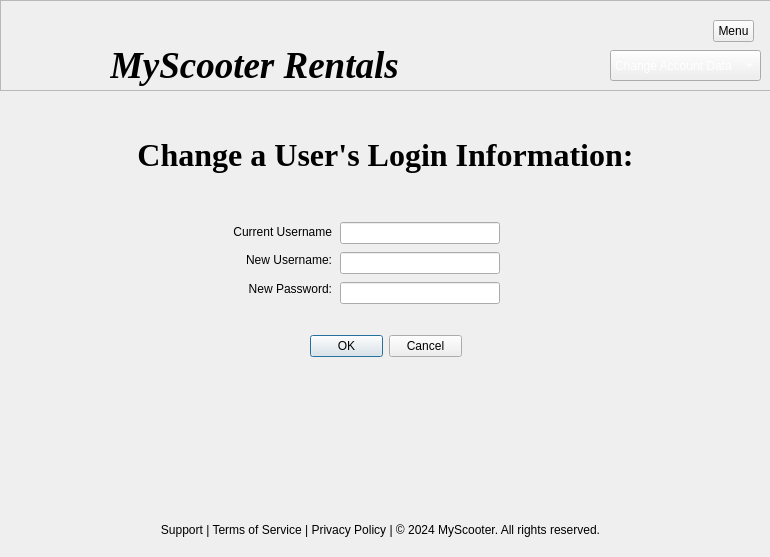
<?xml version="1.0" encoding="UTF-8"?>
<ui version="4.0">
 <class>changeData</class>
 <widget class="QDialog" name="changeData">
  <property name="geometry">
   <rect>
    <x>0</x>
    <y>0</y>
    <width>770</width>
    <height>557</height>
   </rect>
  </property>
  <property name="windowTitle">
   <string>Dialog</string>
  </property>
  <widget class="QWidget" name="verticalLayoutWidget">
   <property name="geometry">
    <rect>
     <x>220</x>
     <y>220</y>
     <width>112</width>
     <height>80</height>
    </rect>
   </property>
   <layout class="QVBoxLayout" name="verticalLayout">
    <item>
     <widget class="QLabel" name="label">
      <property name="text">
       <string>Current Username</string>
      </property>
      <property name="alignment">
       <set>Qt::AlignRight|Qt::AlignTrailing|Qt::AlignVCenter</set>
      </property>
     </widget>
    </item>
    <item>
     <widget class="QLabel" name="label_2">
      <property name="text">
       <string>New Username:</string>
      </property>
      <property name="alignment">
       <set>Qt::AlignRight|Qt::AlignTrailing|Qt::AlignVCenter</set>
      </property>
     </widget>
    </item>
    <item>
     <widget class="QLabel" name="label_3">
      <property name="text">
       <string>New Password:</string>
      </property>
      <property name="alignment">
       <set>Qt::AlignRight|Qt::AlignTrailing|Qt::AlignVCenter</set>
      </property>
     </widget>
    </item>
   </layout>
  </widget>
  <widget class="QWidget" name="verticalLayoutWidget_2">
   <property name="geometry">
    <rect>
     <x>340</x>
     <y>220</y>
     <width>160</width>
     <height>86</height>
    </rect>
   </property>
   <layout class="QVBoxLayout" name="verticalLayout_2">
    <item>
     <widget class="QLineEdit" name="lineEdit">
      <property name="palette">
       <palette>
        <active>
         <colorrole role="Text">
          <brush brushstyle="SolidPattern">
           <color alpha="255">
            <red>255</red>
            <green>255</green>
            <blue>255</blue>
           </color>
          </brush>
         </colorrole>
        </active>
        <inactive>
         <colorrole role="Text">
          <brush brushstyle="SolidPattern">
           <color alpha="255">
            <red>255</red>
            <green>255</green>
            <blue>255</blue>
           </color>
          </brush>
         </colorrole>
        </inactive>
        <disabled/>
       </palette>
      </property>
     </widget>
    </item>
    <item>
     <widget class="QLineEdit" name="lineEdit_2">
      <property name="palette">
       <palette>
        <active>
         <colorrole role="Text">
          <brush brushstyle="SolidPattern">
           <color alpha="255">
            <red>255</red>
            <green>255</green>
            <blue>255</blue>
           </color>
          </brush>
         </colorrole>
        </active>
        <inactive>
         <colorrole role="Text">
          <brush brushstyle="SolidPattern">
           <color alpha="255">
            <red>255</red>
            <green>255</green>
            <blue>255</blue>
           </color>
          </brush>
         </colorrole>
        </inactive>
        <disabled/>
       </palette>
      </property>
     </widget>
    </item>
    <item>
     <widget class="QLineEdit" name="lineEdit_3">
      <property name="palette">
       <palette>
        <active>
         <colorrole role="Text">
          <brush brushstyle="SolidPattern">
           <color alpha="255">
            <red>255</red>
            <green>255</green>
            <blue>255</blue>
           </color>
          </brush>
         </colorrole>
        </active>
        <inactive>
         <colorrole role="Text">
          <brush brushstyle="SolidPattern">
           <color alpha="255">
            <red>255</red>
            <green>255</green>
            <blue>255</blue>
           </color>
          </brush>
         </colorrole>
        </inactive>
        <disabled/>
       </palette>
      </property>
     </widget>
    </item>
   </layout>
  </widget>
  <widget class="QDialogButtonBox" name="buttonBox">
   <property name="geometry">
    <rect>
     <x>310</x>
     <y>330</y>
     <width>152</width>
     <height>32</height>
    </rect>
   </property>
   <property name="standardButtons">
    <set>QDialogButtonBox::Cancel|QDialogButtonBox::Ok</set>
   </property>
  </widget>
  <widget class="QLabel" name="label_4">
   <property name="geometry">
    <rect>
     <x>0</x>
     <y>380</y>
     <width>761</width>
     <height>20</height>
    </rect>
   </property>
   <property name="text">
    <string/>
   </property>
   <property name="alignment">
    <set>Qt::AlignCenter</set>
   </property>
  </widget>
  <widget class="QFrame" name="frame">
   <property name="geometry">
    <rect>
     <x>0</x>
     <y>0</y>
     <width>771</width>
     <height>91</height>
    </rect>
   </property>
   <property name="frameShape">
    <enum>QFrame::StyledPanel</enum>
   </property>
   <property name="frameShadow">
    <enum>QFrame::Raised</enum>
   </property>
   <widget class="QLabel" name="label_5">
    <property name="geometry">
     <rect>
      <x>110</x>
      <y>40</y>
      <width>441</width>
      <height>50</height>
     </rect>
    </property>
    <property name="font">
     <font>
      <family>Times New Roman</family>
      <pointsize>28</pointsize>
      <italic>true</italic>
      <bold>true</bold>
     </font>
    </property>
    <property name="text">
     <string>MyScooter Rentals</string>
    </property>
   </widget>
   <widget class="QLabel" name="label_6">
    <property name="geometry">
     <rect>
      <x>10</x>
      <y>0</y>
      <width>81</width>
      <height>81</height>
     </rect>
    </property>
    <property name="text">
     <string/>
    </property>
    <property name="pixmap">
     <pixmap>../scooter.png</pixmap>
    </property>
    <property name="scaledContents">
     <bool>true</bool>
    </property>
    <property name="wordWrap">
     <bool>false</bool>
    </property>
   </widget>
   <widget class="QToolButton" name="toolButton_2">
    <property name="geometry">
     <rect>
      <x>713</x>
      <y>20</y>
      <width>41</width>
      <height>22</height>
     </rect>
    </property>
    <property name="text">
     <string>Menu</string>
    </property>
   </widget>
   <widget class="QComboBox" name="comboBox">
    <property name="geometry">
     <rect>
      <x>610</x>
      <y>50</y>
      <width>151</width>
      <height>31</height>
     </rect>
    </property>
    <property name="palette">
     <palette>
      <active>
       <colorrole role="WindowText">
        <brush brushstyle="SolidPattern">
         <color alpha="255">
          <red>255</red>
          <green>255</green>
          <blue>255</blue>
         </color>
        </brush>
       </colorrole>
       <colorrole role="Text">
        <brush brushstyle="SolidPattern">
         <color alpha="255">
          <red>255</red>
          <green>255</green>
          <blue>255</blue>
         </color>
        </brush>
       </colorrole>
       <colorrole role="ButtonText">
        <brush brushstyle="SolidPattern">
         <color alpha="255">
          <red>255</red>
          <green>255</green>
          <blue>255</blue>
         </color>
        </brush>
       </colorrole>
      </active>
      <inactive>
       <colorrole role="WindowText">
        <brush brushstyle="SolidPattern">
         <color alpha="255">
          <red>255</red>
          <green>255</green>
          <blue>255</blue>
         </color>
        </brush>
       </colorrole>
       <colorrole role="Text">
        <brush brushstyle="SolidPattern">
         <color alpha="255">
          <red>255</red>
          <green>255</green>
          <blue>255</blue>
         </color>
        </brush>
       </colorrole>
       <colorrole role="ButtonText">
        <brush brushstyle="SolidPattern">
         <color alpha="255">
          <red>255</red>
          <green>255</green>
          <blue>255</blue>
         </color>
        </brush>
       </colorrole>
      </inactive>
      <disabled/>
     </palette>
    </property>
    <property name="editable">
     <bool>false</bool>
    </property>
    <property name="currentText">
     <string>Change Account Data</string>
    </property>
    <item>
     <property name="text">
      <string>Change Account Data</string>
     </property>
    </item>
    <item>
     <property name="text">
      <string>Home</string>
     </property>
    </item>
    <item>
     <property name="text">
      <string>Delete Account</string>
     </property>
    </item>
    <item>
     <property name="text">
      <string>Promote/Demote Account</string>
     </property>
    </item>
   </widget>
  </widget>
  <widget class="QLabel" name="label_7">
   <property name="geometry">
    <rect>
     <x>0</x>
     <y>129</y>
     <width>771</width>
     <height>51</height>
    </rect>
   </property>
   <property name="font">
    <font>
     <family>Times New Roman</family>
     <pointsize>24</pointsize>
     <italic>false</italic>
     <bold>true</bold>
    </font>
   </property>
   <property name="text">
    <string>Change a User's Login Information:</string>
   </property>
   <property name="alignment">
    <set>Qt::AlignCenter</set>
   </property>
  </widget>
  <widget class="QLabel" name="label_8">
   <property name="geometry">
    <rect>
     <x>0</x>
     <y>520</y>
     <width>761</width>
     <height>20</height>
    </rect>
   </property>
   <property name="text">
    <string>Support | Terms of Service | Privacy Policy | © 2024 MyScooter. All rights reserved.</string>
   </property>
   <property name="alignment">
    <set>Qt::AlignCenter</set>
   </property>
  </widget>
 </widget>
 <resources/>
 <connections/>
</ui>
